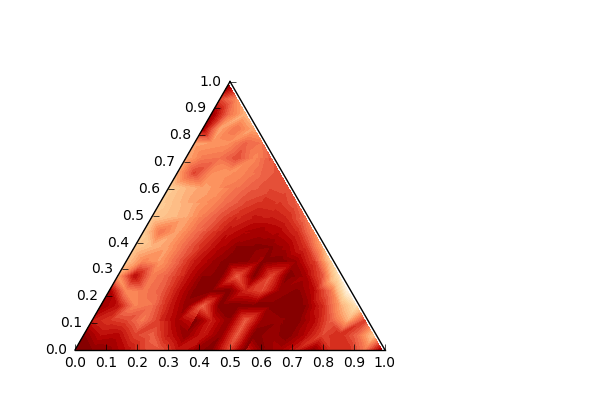
#> input picture choose_cmap/contourf-lin-50-more_pts-OrRd.png, 600 x 400 px
$ python img_compare.py
#> lines starting #> are read from the running program, lines starting #| are printed output that depends on the picture
import random
import copy
from PIL import Image
import matplotlib.pyplot as plt

INSTRUCTIONS="""INSTRUCTIONS
============

You will be shown two images. Image A is on the left and Image B is on the right.
When you see the images, pick which one you prefer, A or B.
Once you have chosen, close the window and enter your response, A or B at the prompt.
"""


def show_images(A, B):
    """
    Compare open two images (A and B) as subplots with matplotlib.
    The images should be PIL.Image instances.
    """

    fig = plt.figure("Pick the better image. Remember your choice (A or B).")

    ax = fig.add_subplot(1, 2, 1)
    ax.imshow(A)
    ax.set_title('Image A')
    plt.axis("off")

    ax = fig.add_subplot(1, 2, 2)
    ax.imshow(B)
    ax.set_title('Image B')
    plt.axis("off")

    plt.show()


def prompt(valid_responses):
    """
    Prompt the user for the better image with a loop.

    valid_responses should be a list of all caps strings.
    """
    response = input('Which was the better image? (A or B) ').upper()
    attempts = 1
    while response not in valid_responses:
        if attempts == 3:
            print(INSTRUCTIONS)
            input('Press any key to continue.')
        if attempts > 10:
            print('10 attempts taken. Exiting')
            exit(0)
        response = input('Wrong. A or B? ').upper()
    return response


def main(images):
    # open the images as PIL.Image instances
    images_dict = {fname: Image.open(fname) for fname in images}
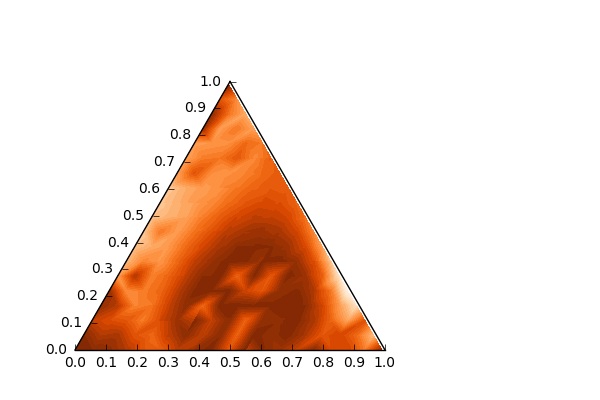
#> input picture choose_cmap/contourf-lin-50-more_pts-Oranges.png, 600 x 400 px
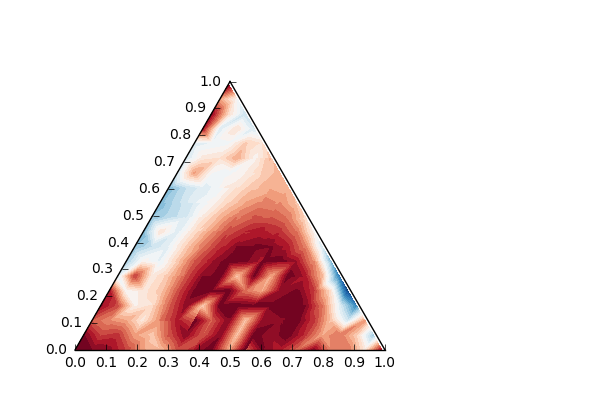
#> input picture choose_cmap/contourf-lin-50-more_pts-RdBu_r.png, 600 x 400 px
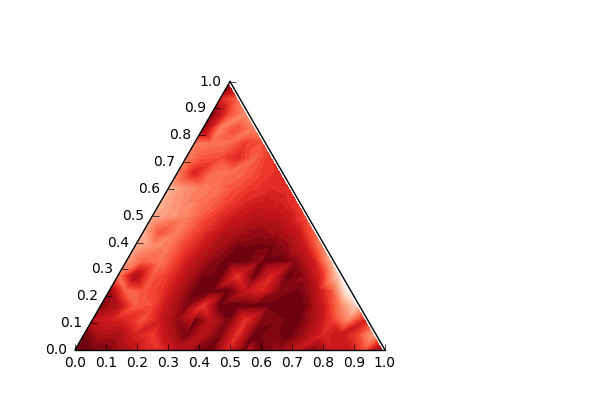
#> input picture choose_cmap/contourf-lin-50-more_pts-Reds.png, 600 x 400 px
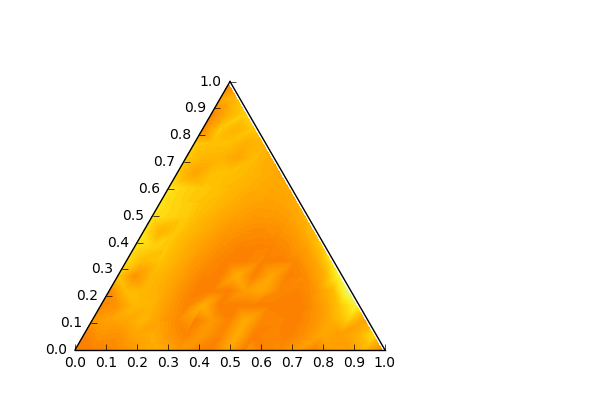
#> input picture choose_cmap/contourf-lin-50-more_pts-Wistia.png, 600 x 400 px
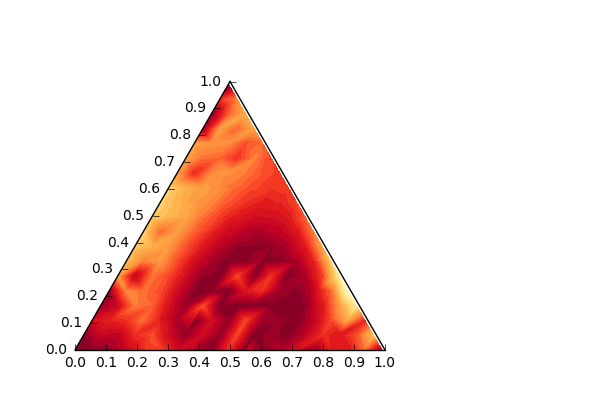
#> input picture choose_cmap/contourf-lin-50-more_pts-YlOrRd.png, 600 x 400 px
    images = list(images_dict.values())

    print(INSTRUCTIONS)
    input('Press any key to continue.')

    # loop
    while len(images) > 1:
        # shuffle images
        random.shuffle(images)
        new_images = []
        # we'll be lazy and if there is an odd one then the last image gets a bye.
        if len(images) % 2 == 1:
            new_images.append(images.pop())
        for i in range(0, len(images), 2):
            iA = i
            iB = i+1
            print('Showing next image. Open the Matplotlib window.')
            show_images(images[iA], images[iB])
            responses = {'A': [iA], 'B': [iB], 'SKIP': [iA, iB], 'EXIT': 'exit'}
            response = responses[prompt(list(responses.keys()))]
            if response == 'exit':
                print('Remaining image names were {}'.format([list(images_dict.keys())[list(images_dict.values()).index(images[i])] for i in range(len(images))]))
                print('Exiting')
                exit(0)
            new_images.extend([images[i] for i in response])
        # set the images to the new images we constructed
        images = new_images
    # return the name of the winning image
    print('The winning image was: {}'.format((list(images_dict.keys())[list(images_dict.values()).index(images[0])])))

if __name__ == '__main__':
    # TODO: take in image files as args
    # image files
    images = ["contourf-lin-50-more_pts-OrRd.png", "contourf-lin-50-more_pts-Oranges.png", "contourf-lin-50-more_pts-RdBu_r.png", "contourf-lin-50-more_pts-Reds.png", "contourf-lin-50-more_pts-Wistia.png", "contourf-lin-50-more_pts-YlOrRd.png", "contourf-lin-50-more_pts-autumn_r.png", "contourf-lin-50-more_pts-coolwarm.png", "contourf-lin-50-more_pts-gnuplot.png", "contourf-lin-50-more_pts-gnuplot2.png", "contourf-lin-50-more_pts-inferno.png", "contourf-lin-50-more_pts-jet.png", "contourf-lin-50-more_pts-nipy_spectral.png", "contourf-lin-50-more_pts-plasma.png", "contourf-lin-50-more_pts-rainbow.png", "contourf-lin-50-more_pts-viridis.png"]

#> (the run stopped early here; a loop or call above may not have finished)
